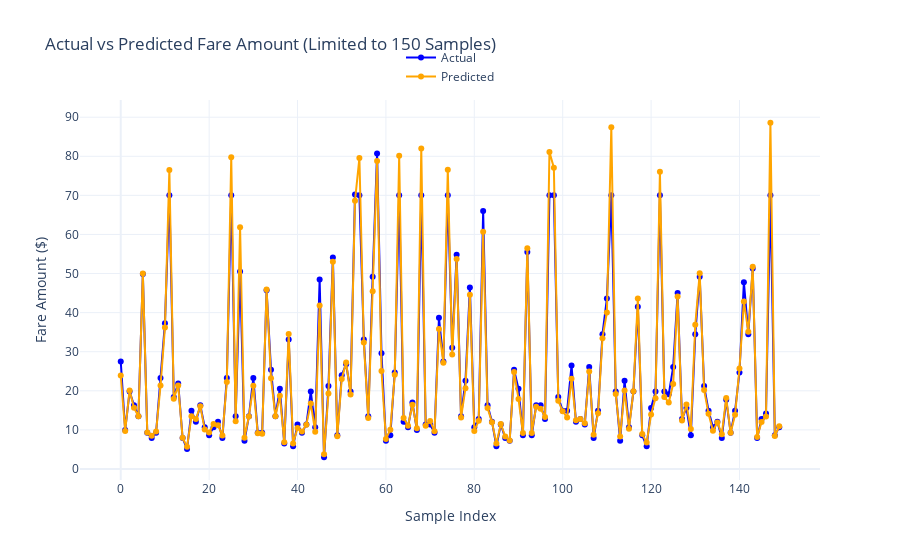

The notebook cell saved with this chart:
### Code cell
from sklearn.linear_model import Ridge
from data import *
from model import *

taxi_type = YELLOW
train_sql = getSqlForModeling(taxi_type, isTrain=True)
test_sql = getSqlForModeling(taxi_type, isTrain=False)


model = Ridge(alpha=1, solver='auto')

# Training
with DR.engn.connect() as conn:
    processed = 0
    for df in pd.read_sql(train_sql, conn, chunksize=CHUNK_SIZE):
        processed += len(df)
        X = df[FEATURES]
        y = df[VARIABLE]

        model.fit(X, y)
        O.out(f'Trained {processed} rows')

# Predictions
with DR.engn.connect() as conn:
    processed = 0
    y_test = []
    y_pred = []
    for df in pd.read_sql(test_sql, conn, chunksize=CHUNK_SIZE):
        processed += len(df)
        X = df[FEATURES]
        y_test.append(df[VARIABLE])

        y_pred.append(model.predict(X))
        O.out(f'Predicted {processed} rows')

# Performance
merged_y_test = pd.concat(y_test, ignore_index=True)
merged_y_pred = np.concatenate(y_pred)

showPerformance(merged_y_test, merged_y_pred)

### Figure 1 — Plotly figure (JSON) as saved in the notebook; plotly's stock layout.template omitted (floating-point values rounded to 4 significant figures; data arrays with more than 128 entries replaced by an {"elided": "..."} marker saying what was removed)
{"data": [{"line": {"color": "blue"}, "mode": "lines+markers", "name": "Actual", "type": "scatter", "x": {"elided": "150 int values"}, "y": {"elided": "150 float values"}}, {"line": {"color": "orange"}, "mode": "lines+markers", "name": "Predicted", "type": "scatter", "x": {"elided": "150 int values"}, "y": {"elided": "150 float values"}}], "layout": {"legend": {"x": 0.5, "xanchor": "center", "y": 1.15, "yanchor": "top"}, "title": {"text": "Actual vs Predicted Fare Amount (Limited to 150 Samples)"}, "xaxis": {"title": {"text": "Sample Index"}}, "yaxis": {"title": {"text": "Fare Amount ($)"}}}}
